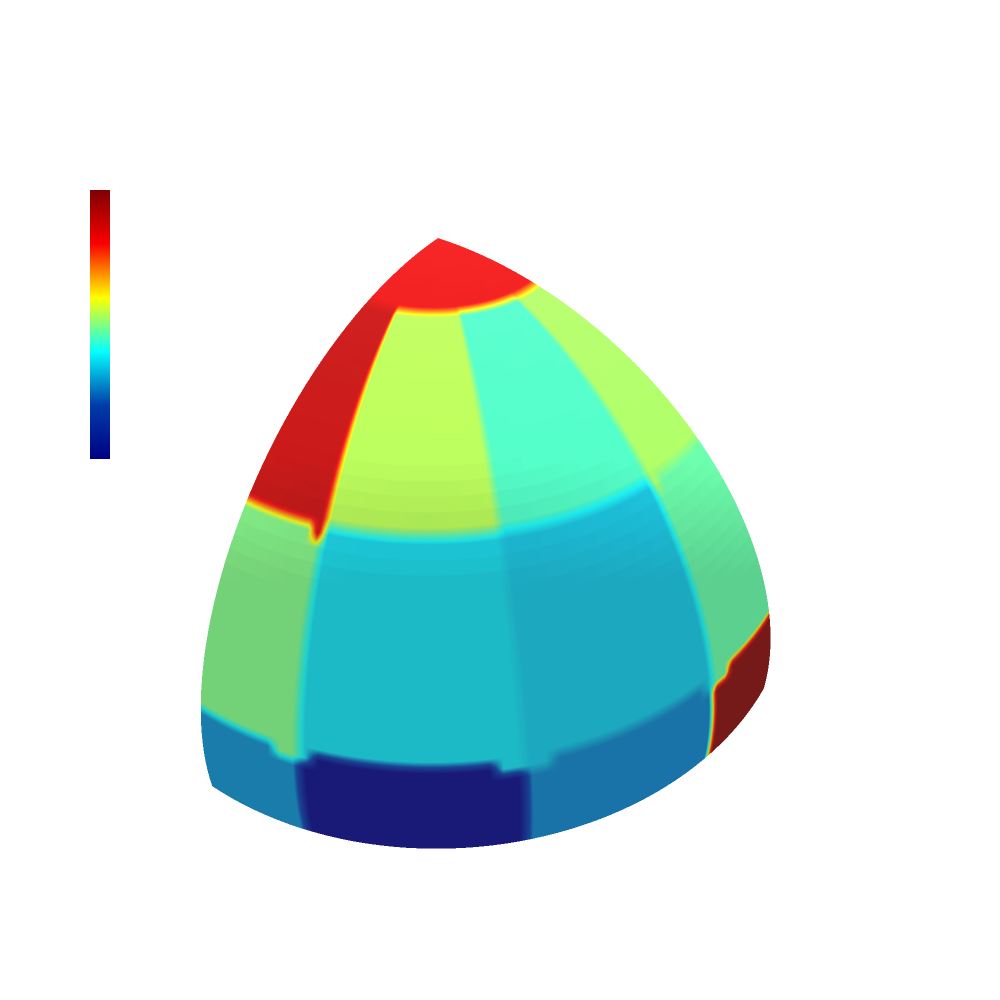

The cell this chart's notebook holds for it:
### Code cell
# Plot the aspect MSE array data as a hemisphrical surface plot with the points labeled


import numpy as np
import plotly.graph_objects as go

# Point values
point_vals = aspect_mse_array

# Parameters
radius = 2.5
x0 = 0    # x-coordinate of the sphere's center
y0 = 0    # y-coordinate of the sphere's center
z0 = 0.5  # z-coordinate of the sphere's center (0.5 meters above ground)

# Define the angles for the one-quarter hemisphere
theta = np.linspace(np.pi/2, np.pi, 50)  # θ from π/2 to pi
phi = np.linspace(0, np.pi/2, 50)    # φ from 0 to π/2
theta, phi = np.meshgrid(theta, phi)




x = x0 + radius * np.sin(phi) * np.cos(theta)
y = y0 + radius * np.sin(phi) * np.sin(theta)
z = z0 + radius * np.cos(phi)

# # Create the hemisphere surface
# hemisphere = go.Surface(
#     x=x, y=y, z=z,
#     opacity=0.3,             # Semi-transparent shell
#     colorscale=[[0, 'grey'], [1, 'grey']],  # Solid blue color
#     showscale=False,          # Hide the color scale bar
# )

# make the color of the hemisphere a solid color

# Indicate specific points on the hemisphere
specific_thetas = [np.pi/2, np.pi/2, np.pi/2, np.pi/2, 4*np.pi/6, 4*np.pi/6, 4*np.pi/6, 5*np.pi/6, 5*np.pi/6, 5*np.pi/6, 6*np.pi/6, 6*np.pi/6, 6*np.pi/6]  # θ angles
specific_phis = [0, 1*np.pi/6, 2*np.pi/6, 3*np.pi/6, 1*np.pi/6, 2*np.pi/6, 3*np.pi/6, 1*np.pi/6, 2*np.pi/6, 3*np.pi/6, 1*np.pi/6, 2*np.pi/6, 3*np.pi/6]            # φ angles

specific_x = x0 + radius * np.sin(specific_phis) * np.cos(specific_thetas)
specific_y = y0 + radius * np.sin(specific_phis) * np.sin(specific_thetas)
specific_z = z0 + radius * np.cos(specific_phis)


# Create labels for the specific points
labels = [f'P{i+1}' for i in range(len(specific_x))]

# Flatten the specific_thetas and specific_phis
points_theta_phi = np.vstack((specific_thetas, specific_phis)).T
points_x_y_z = np.vstack((specific_x, specific_y, specific_z)).T
xi_x_y_z = np.vstack((x.flatten(), y.flatten(), z.flatten())).T
values = np.array(aspect_mse_array)


# Interpolate MSE values over the grid
grid_mse = griddata(
    points_x_y_z, values, xi_x_y_z, method='nearest'
)

# Create the hemisphere surface with interpolated colors
hemisphere = go.Surface(
    x=x,
    y=y,
    z=z,
    surfacecolor=grid_mse.reshape(x.shape),
    colorscale='Jet',
    cmin=min(values),
    cmax=max(values),
    opacity=0.9,
    showscale=True,
    colorbar=dict(
        title=dict(
            text='Reward MSE (lower is better)',
            font=dict(size=25, color='white')  # Title font size and color
        ),
        tickfont=dict(
            size=25,            # Tick labels font size
            color='white'        # Tick labels font color
        ),
        len=0.4,                # Shorter length (40% of plot height)
        thickness=20,           # Thickness of the colorbar in pixels
        x=0.0,                 # X position of the colorbar (right side)
        y=0.75,                  # Y position of the colorbar (centered vertically)
        xanchor='left',         # Anchor on the left
        yanchor='middle'        # Anchor on the middle
    ),
)


# Create scatter points for the specific points with labels
# create scatter points that are slightly above the hemisphere
scatter_radius = 2.57
specific_scatter_x = x0 + scatter_radius * np.sin(specific_phis) * np.cos(specific_thetas)
specific_scatter_y = y0 + scatter_radius * np.sin(specific_phis) * np.sin(specific_thetas)
specific_scatter_z = z0 + scatter_radius * np.cos(specific_phis)
aspect_points = go.Scatter3d(
    x=specific_scatter_x,
    y=specific_scatter_y,
    z=specific_scatter_z,
    mode='markers+text',
    marker=dict(size=5, color='red'),
    text=labels,
    textposition='top center',
    textfont=dict(size=17, color='red', family='Arial'),
    name='Specific Points'
)


# Create the grey plane at z=0
plane_size = max(np.max(x), np.max(y))  # Define the size of the plane
plane_x, plane_y = np.meshgrid(np.linspace(np.min(x), np.max(x), 10), np.linspace(np.min(y), np.max(y), 10))
plane_z = np.zeros_like(plane_x)

grey_plane = go.Surface(
    x=plane_x, y=plane_y, z=plane_z,
    colorscale=[[0, 'black'], [1, 'black']],
    showscale=False,
    opacity=0.2,
    name='Ground Plane', 
)

# Define custom camera parameters
camera = dict(
    eye=dict(x=-0.75, y=1.15, z=1.5),  # Adjust these values as needed
    up=dict(x=0, y=0, z=1),         # Defines the 'up' direction
    center=dict(x=0, y=0, z=--0.25)    # Focus point (optional)
)

# Create the figure
fig = go.Figure(data=[hemisphere])

# Update the layout for better visualization
fig.update_layout(
    scene=dict(
        xaxis=dict(visible=False),
        yaxis=dict(visible=False),
        zaxis=dict(visible=False),
        aspectmode='data',  # Ensures the aspect ratio is correct
        camera=camera,  # Apply the custom camera settings
        bgcolor='rgba(0,0,0,0)',  # Set the background color to 
    ),
    width=1000,  # Set the width of the plot
    height=1000,  # Set the height of the plot
    paper_bgcolor='rgba(0,0,0,0)',  # Set the background color to 
)

# Show the interactive plot
fig.show()

### Figure 1 — Plotly figure (JSON) as saved in the notebook; plotly's stock layout.template omitted (floating-point values rounded to 4 significant figures; data arrays with more than 128 entries replaced by an {"elided": "..."} marker saying what was removed)
{"data": [{"cmax": 10.38, "cmin": 1.824, "colorbar": {"len": 0.4, "thickness": 20, "tickfont": {"color": "white", "size": 25}, "title": {"font": {"color": "white", "size": 25}, "text": "Reward MSE (lower is better)"}, "x": 0, "xanchor": "left", "y": 0.75, "yanchor": "middle"}, "colorscale": [[0, "rgb(0,0,131)"], [0.2, "rgb(0,60,170)"], [0.4, "rgb(5,255,255)"], [0.6, "rgb(255,255,0)"], [0.8, "rgb(250,0,0)"], [1, "rgb(128,0,0)"]], "opacity": 0.9, "showscale": true, "surfacecolor": {"elided": "50x50 float values"}, "type": "surface", "x": {"elided": "50x50 float values"}, "y": {"elided": "50x50 float values"}, "z": {"elided": "50x50 float values"}}], "layout": {"height": 1000, "paper_bgcolor": "rgba(0,0,0,0)", "scene": {"aspectmode": "data", "bgcolor": "rgba(0,0,0,0)", "camera": {"center": {"x": 0, "y": 0, "z": 0.25}, "eye": {"x": -0.75, "y": 1.15, "z": 1.5}, "up": {"x": 0, "y": 0, "z": 1}}, "xaxis": {"visible": false}, "yaxis": {"visible": false}, "zaxis": {"visible": false}}, "width": 1000}}
